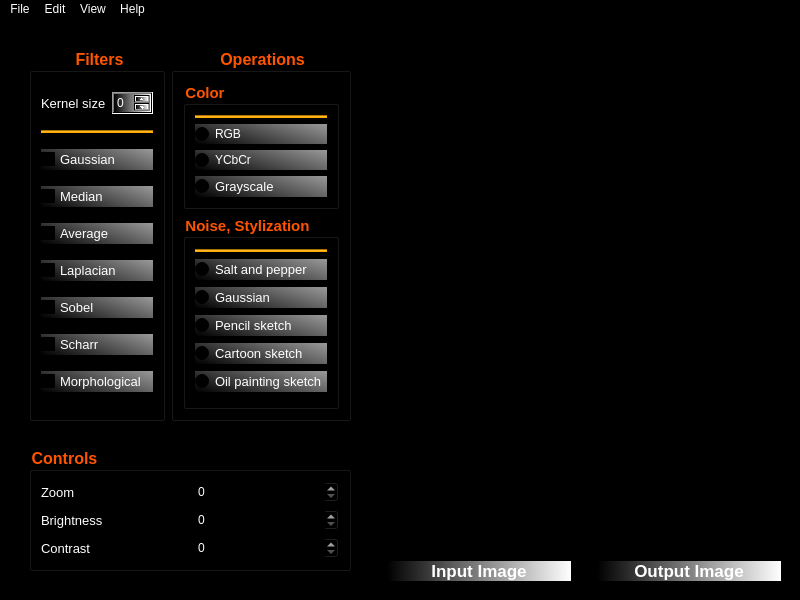
<?xml version="1.0" encoding="UTF-8"?>
<ui version="4.0">
 <class>MainWindow</class>
 <widget class="QMainWindow" name="MainWindow">
  <property name="geometry">
   <rect>
    <x>0</x>
    <y>0</y>
    <width>800</width>
    <height>600</height>
   </rect>
  </property>
  <property name="windowTitle">
   <string>MainWindow</string>
  </property>
  <property name="styleSheet">
   <string notr="true">background-color: rgb(0, 0, 0);
</string>
  </property>
  <widget class="QWidget" name="centralwidget">
   <layout class="QHBoxLayout" name="horizontalLayout">
    <item>
     <widget class="QFrame" name="frame_3">
      <property name="styleSheet">
       <string notr="true"/>
      </property>
      <property name="frameShape">
       <enum>QFrame::Panel</enum>
      </property>
      <property name="frameShadow">
       <enum>QFrame::Plain</enum>
      </property>
      <layout class="QVBoxLayout" name="verticalLayout">
       <item>
        <widget class="QFrame" name="frame_4">
         <property name="sizePolicy">
          <sizepolicy hsizetype="Preferred" vsizetype="MinimumExpanding">
           <horstretch>0</horstretch>
           <verstretch>0</verstretch>
          </sizepolicy>
         </property>
         <property name="styleSheet">
          <string notr="true"/>
         </property>
         <property name="frameShape">
          <enum>QFrame::StyledPanel</enum>
         </property>
         <property name="frameShadow">
          <enum>QFrame::Raised</enum>
         </property>
         <layout class="QHBoxLayout" name="horizontalLayout_2">
          <item>
           <widget class="QGroupBox" name="groupBox">
            <property name="font">
             <font>
              <pointsize>12</pointsize>
              <bold>true</bold>
             </font>
            </property>
            <property name="layoutDirection">
             <enum>Qt::LeftToRight</enum>
            </property>
            <property name="styleSheet">
             <string notr="true">color:rgb(255, 85, 0)</string>
            </property>
            <property name="title">
             <string>Filters</string>
            </property>
            <property name="alignment">
             <set>Qt::AlignCenter</set>
            </property>
            <layout class="QVBoxLayout" name="verticalLayout_3">
             <item>
              <layout class="QHBoxLayout" name="horizontalLayout_3">
               <item>
                <widget class="QLabel" name="label">
                 <property name="font">
                  <font>
                   <pointsize>10</pointsize>
                  </font>
                 </property>
                 <property name="styleSheet">
                  <string notr="true">color: rgb(255, 255, 255);
</string>
                 </property>
                 <property name="text">
                  <string>Kernel size</string>
                 </property>
                </widget>
               </item>
               <item>
                <widget class="QSpinBox" name="spinBox_KernelSize">
                 <property name="styleSheet">
                  <string notr="true">color: rgb(255, 255, 255);
background-color: qlineargradient(spread:pad, x1:0, y1:0, x2:1, y2:0, stop:0 rgba(0, 0, 0, 255), stop:1 rgba(255, 255, 255, 255));</string>
                 </property>
                </widget>
               </item>
              </layout>
             </item>
             <item>
              <widget class="Line" name="line_3">
               <property name="styleSheet">
                <string notr="true">background-color: rgb(255, 170, 0);</string>
               </property>
               <property name="orientation">
                <enum>Qt::Horizontal</enum>
               </property>
              </widget>
             </item>
             <item>
              <widget class="QCheckBox" name="checkBox_Gaussian">
               <property name="font">
                <font>
                 <pointsize>10</pointsize>
                </font>
               </property>
               <property name="styleSheet">
                <string notr="true">color: rgb(255, 255, 255);
background-color: qlineargradient( x1:0, y1:1, x2:2, y2:0);


</string>
               </property>
               <property name="text">
                <string>Gaussian</string>
               </property>
              </widget>
             </item>
             <item>
              <widget class="QCheckBox" name="checkBox_Median">
               <property name="font">
                <font>
                 <pointsize>10</pointsize>
                </font>
               </property>
               <property name="styleSheet">
                <string notr="true">color: rgb(255, 255, 255);
background-color: qlineargradient( x1:0, y1:1, x2:2, y2:0);</string>
               </property>
               <property name="text">
                <string>Median</string>
               </property>
              </widget>
             </item>
             <item>
              <widget class="QCheckBox" name="checkBox_Average">
               <property name="font">
                <font>
                 <pointsize>10</pointsize>
                </font>
               </property>
               <property name="styleSheet">
                <string notr="true">color: rgb(255, 255, 255);
background-color: qlineargradient( x1:0, y1:1, x2:2, y2:0);</string>
               </property>
               <property name="text">
                <string>Average</string>
               </property>
              </widget>
             </item>
             <item>
              <widget class="QCheckBox" name="checkBox_Laplacian">
               <property name="font">
                <font>
                 <pointsize>10</pointsize>
                </font>
               </property>
               <property name="styleSheet">
                <string notr="true">color: rgb(255, 255, 255);
background-color: qlineargradient( x1:0, y1:1, x2:2, y2:0);</string>
               </property>
               <property name="text">
                <string>Laplacian</string>
               </property>
              </widget>
             </item>
             <item>
              <widget class="QCheckBox" name="checkBox_Sobel">
               <property name="font">
                <font>
                 <pointsize>10</pointsize>
                </font>
               </property>
               <property name="styleSheet">
                <string notr="true">color: rgb(255, 255, 255);
background-color: qlineargradient( x1:0, y1:1, x2:2, y2:0);</string>
               </property>
               <property name="text">
                <string>Sobel</string>
               </property>
              </widget>
             </item>
             <item>
              <widget class="QCheckBox" name="checkBox_Scharr">
               <property name="font">
                <font>
                 <pointsize>10</pointsize>
                </font>
               </property>
               <property name="styleSheet">
                <string notr="true">color: rgb(255, 255, 255);
background-color: qlineargradient( x1:0, y1:1, x2:2, y2:0);</string>
               </property>
               <property name="text">
                <string>Scharr</string>
               </property>
              </widget>
             </item>
             <item>
              <widget class="QCheckBox" name="checkBox_Morphological">
               <property name="font">
                <font>
                 <pointsize>10</pointsize>
                </font>
               </property>
               <property name="styleSheet">
                <string notr="true">color: rgb(255, 255, 255);
background-color: qlineargradient( x1:0, y1:1, x2:2, y2:0);</string>
               </property>
               <property name="text">
                <string>Morphological</string>
               </property>
              </widget>
             </item>
            </layout>
           </widget>
          </item>
          <item>
           <widget class="QGroupBox" name="groupBox_2">
            <property name="font">
             <font>
              <pointsize>12</pointsize>
              <bold>true</bold>
             </font>
            </property>
            <property name="styleSheet">
             <string notr="true">color:rgb(255, 85, 0)</string>
            </property>
            <property name="title">
             <string>Operations</string>
            </property>
            <property name="alignment">
             <set>Qt::AlignCenter</set>
            </property>
            <layout class="QVBoxLayout" name="verticalLayout_2">
             <item>
              <widget class="QGroupBox" name="groupBox_3">
               <property name="font">
                <font>
                 <pointsize>11</pointsize>
                 <bold>true</bold>
                 <underline>false</underline>
                </font>
               </property>
               <property name="cursor">
                <cursorShape>ArrowCursor</cursorShape>
               </property>
               <property name="mouseTracking">
                <bool>false</bool>
               </property>
               <property name="focusPolicy">
                <enum>Qt::ClickFocus</enum>
               </property>
               <property name="title">
                <string>Color</string>
               </property>
               <layout class="QVBoxLayout" name="verticalLayout_4">
                <item>
                 <widget class="Line" name="line_2">
                  <property name="styleSheet">
                   <string notr="true">background-color: rgb(255, 170, 0);</string>
                  </property>
                  <property name="orientation">
                   <enum>Qt::Horizontal</enum>
                  </property>
                 </widget>
                </item>
                <item>
                 <widget class="QRadioButton" name="radioButton_RGB">
                  <property name="styleSheet">
                   <string notr="true">color: rgb(255, 255, 255);
background-color: qlineargradient( x1:0, y1:1, x2:2, y2:0);</string>
                  </property>
                  <property name="text">
                   <string>RGB</string>
                  </property>
                 </widget>
                </item>
                <item>
                 <widget class="QRadioButton" name="radioButton_YCbCr">
                  <property name="styleSheet">
                   <string notr="true">color: rgb(255, 255, 255);
background-color: qlineargradient( x1:0, y1:1, x2:2, y2:0);</string>
                  </property>
                  <property name="text">
                   <string>YCbCr</string>
                  </property>
                 </widget>
                </item>
                <item>
                 <widget class="QRadioButton" name="radioButton_Grayscale">
                  <property name="font">
                   <font>
                    <pointsize>10</pointsize>
                   </font>
                  </property>
                  <property name="styleSheet">
                   <string notr="true">color: rgb(255, 255, 255);
background-color: qlineargradient( x1:0, y1:1, x2:2, y2:0);</string>
                  </property>
                  <property name="text">
                   <string>Grayscale</string>
                  </property>
                 </widget>
                </item>
               </layout>
              </widget>
             </item>
             <item>
              <widget class="QGroupBox" name="groupBox_4">
               <property name="sizePolicy">
                <sizepolicy hsizetype="Preferred" vsizetype="Expanding">
                 <horstretch>0</horstretch>
                 <verstretch>0</verstretch>
                </sizepolicy>
               </property>
               <property name="font">
                <font>
                 <pointsize>11</pointsize>
                 <bold>true</bold>
                </font>
               </property>
               <property name="title">
                <string>Noise, Stylization</string>
               </property>
               <layout class="QVBoxLayout" name="verticalLayout_5">
                <item>
                 <widget class="Line" name="line">
                  <property name="styleSheet">
                   <string notr="true">background-color: rgb(255, 170, 0);</string>
                  </property>
                  <property name="orientation">
                   <enum>Qt::Horizontal</enum>
                  </property>
                 </widget>
                </item>
                <item>
                 <widget class="QRadioButton" name="radioButton_Salt">
                  <property name="font">
                   <font>
                    <pointsize>10</pointsize>
                   </font>
                  </property>
                  <property name="styleSheet">
                   <string notr="true">color: rgb(255, 255, 255);
background-color: qlineargradient( x1:0, y1:1, x2:2, y2:0);
</string>
                  </property>
                  <property name="text">
                   <string>Salt and pepper</string>
                  </property>
                 </widget>
                </item>
                <item>
                 <widget class="QRadioButton" name="radioButton_Gaussian">
                  <property name="font">
                   <font>
                    <pointsize>10</pointsize>
                   </font>
                  </property>
                  <property name="styleSheet">
                   <string notr="true">color: rgb(255, 255, 255);
background-color: qlineargradient( x1:0, y1:1, x2:2, y2:0);</string>
                  </property>
                  <property name="text">
                   <string>Gaussian</string>
                  </property>
                 </widget>
                </item>
                <item>
                 <widget class="QRadioButton" name="radioButton_Pencil">
                  <property name="font">
                   <font>
                    <pointsize>10</pointsize>
                   </font>
                  </property>
                  <property name="styleSheet">
                   <string notr="true">color: rgb(255, 255, 255);
background-color: qlineargradient( x1:0, y1:1, x2:2, y2:0);
</string>
                  </property>
                  <property name="text">
                   <string>Pencil sketch</string>
                  </property>
                 </widget>
                </item>
                <item>
                 <widget class="QRadioButton" name="radioButton_Cartoon">
                  <property name="font">
                   <font>
                    <pointsize>10</pointsize>
                   </font>
                  </property>
                  <property name="styleSheet">
                   <string notr="true">color: rgb(255, 255, 255);
background-color: qlineargradient( x1:0, y1:1, x2:2, y2:0);</string>
                  </property>
                  <property name="text">
                   <string>Cartoon sketch</string>
                  </property>
                 </widget>
                </item>
                <item>
                 <widget class="QRadioButton" name="radioButton_Oilpainting">
                  <property name="font">
                   <font>
                    <pointsize>10</pointsize>
                   </font>
                  </property>
                  <property name="styleSheet">
                   <string notr="true">color: rgb(255, 255, 255);
background-color: qlineargradient( x1:0, y1:1, x2:2, y2:0);</string>
                  </property>
                  <property name="text">
                   <string>Oil painting sketch</string>
                  </property>
                 </widget>
                </item>
               </layout>
              </widget>
             </item>
            </layout>
           </widget>
          </item>
         </layout>
        </widget>
       </item>
       <item>
        <widget class="QFrame" name="frame_5">
         <property name="frameShape">
          <enum>QFrame::StyledPanel</enum>
         </property>
         <property name="frameShadow">
          <enum>QFrame::Raised</enum>
         </property>
         <layout class="QGridLayout" name="gridLayout">
          <item row="0" column="0">
           <widget class="QGroupBox" name="groupBox_5">
            <property name="font">
             <font>
              <pointsize>12</pointsize>
              <bold>true</bold>
             </font>
            </property>
            <property name="styleSheet">
             <string notr="true">color: rgb(255, 85, 0);
</string>
            </property>
            <property name="title">
             <string>Controls</string>
            </property>
            <layout class="QVBoxLayout" name="verticalLayout_7">
             <item>
              <layout class="QHBoxLayout" name="horizontalLayout_4">
               <item>
                <widget class="QLabel" name="label_2">
                 <property name="font">
                  <font>
                   <pointsize>10</pointsize>
                  </font>
                 </property>
                 <property name="styleSheet">
                  <string notr="true">color: rgb(255, 255, 255);</string>
                 </property>
                 <property name="text">
                  <string>Zoom</string>
                 </property>
                </widget>
               </item>
               <item>
                <widget class="QSpinBox" name="spinBox_Zoom">
                 <property name="styleSheet">
                  <string notr="true">color: rgb(255, 255, 255);</string>
                 </property>
                </widget>
               </item>
              </layout>
             </item>
             <item>
              <layout class="QHBoxLayout" name="horizontalLayout_5">
               <item>
                <widget class="QLabel" name="label_3">
                 <property name="font">
                  <font>
                   <pointsize>10</pointsize>
                  </font>
                 </property>
                 <property name="styleSheet">
                  <string notr="true">color: rgb(255, 255, 255);</string>
                 </property>
                 <property name="text">
                  <string>Brightness</string>
                 </property>
                </widget>
               </item>
               <item>
                <widget class="QSpinBox" name="spinBox_Brightness">
                 <property name="styleSheet">
                  <string notr="true">color: rgb(255, 255, 255);</string>
                 </property>
                </widget>
               </item>
              </layout>
             </item>
             <item>
              <layout class="QHBoxLayout" name="horizontalLayout_6">
               <item>
                <widget class="QLabel" name="label_4">
                 <property name="font">
                  <font>
                   <pointsize>10</pointsize>
                  </font>
                 </property>
                 <property name="styleSheet">
                  <string notr="true">color: rgb(255, 255, 255);</string>
                 </property>
                 <property name="text">
                  <string>Contrast</string>
                 </property>
                </widget>
               </item>
               <item>
                <widget class="QSpinBox" name="spinBox_Contrast">
                 <property name="styleSheet">
                  <string notr="true">color: rgb(255, 255, 255);</string>
                 </property>
                </widget>
               </item>
              </layout>
             </item>
            </layout>
           </widget>
          </item>
         </layout>
        </widget>
       </item>
      </layout>
     </widget>
    </item>
    <item>
     <widget class="QFrame" name="frame_2">
      <property name="frameShape">
       <enum>QFrame::StyledPanel</enum>
      </property>
      <property name="frameShadow">
       <enum>QFrame::Plain</enum>
      </property>
      <layout class="QVBoxLayout" name="verticalLayout_6">
       <item>
        <widget class="QLabel" name="input_image">
         <property name="enabled">
          <bool>true</bool>
         </property>
         <property name="sizePolicy">
          <sizepolicy hsizetype="Preferred" vsizetype="MinimumExpanding">
           <horstretch>0</horstretch>
           <verstretch>0</verstretch>
          </sizepolicy>
         </property>
         <property name="minimumSize">
          <size>
           <width>0</width>
           <height>0</height>
          </size>
         </property>
         <property name="baseSize">
          <size>
           <width>0</width>
           <height>0</height>
          </size>
         </property>
         <property name="mouseTracking">
          <bool>false</bool>
         </property>
         <property name="focusPolicy">
          <enum>Qt::NoFocus</enum>
         </property>
         <property name="layoutDirection">
          <enum>Qt::LeftToRight</enum>
         </property>
         <property name="autoFillBackground">
          <bool>false</bool>
         </property>
         <property name="styleSheet">
          <string notr="true"/>
         </property>
         <property name="lineWidth">
          <number>1</number>
         </property>
         <property name="text">
          <string/>
         </property>
         <property name="scaledContents">
          <bool>true</bool>
         </property>
         <property name="alignment">
          <set>Qt::AlignCenter</set>
         </property>
         <property name="wordWrap">
          <bool>false</bool>
         </property>
         <property name="margin">
          <number>0</number>
         </property>
        </widget>
       </item>
       <item>
        <widget class="QLabel" name="label_6">
         <property name="font">
          <font>
           <pointsize>13</pointsize>
           <bold>true</bold>
          </font>
         </property>
         <property name="styleSheet">
          <string notr="true">color: rgb(255, 255, 255);
background-color: qlineargradient(spread:pad, x1:0, y1:0, x2:1, y2:0, stop:0 rgba(0, 0, 0, 255), stop:1 rgba(255, 255, 255, 255));</string>
         </property>
         <property name="text">
          <string>Input Image</string>
         </property>
         <property name="alignment">
          <set>Qt::AlignCenter</set>
         </property>
        </widget>
       </item>
      </layout>
     </widget>
    </item>
    <item>
     <widget class="QFrame" name="frame">
      <property name="frameShape">
       <enum>QFrame::StyledPanel</enum>
      </property>
      <property name="frameShadow">
       <enum>QFrame::Plain</enum>
      </property>
      <layout class="QVBoxLayout" name="verticalLayout_8">
       <item>
        <widget class="QLabel" name="output_image">
         <property name="sizePolicy">
          <sizepolicy hsizetype="Preferred" vsizetype="Expanding">
           <horstretch>0</horstretch>
           <verstretch>0</verstretch>
          </sizepolicy>
         </property>
         <property name="layoutDirection">
          <enum>Qt::LeftToRight</enum>
         </property>
         <property name="styleSheet">
          <string notr="true"/>
         </property>
         <property name="text">
          <string/>
         </property>
         <property name="scaledContents">
          <bool>true</bool>
         </property>
         <property name="alignment">
          <set>Qt::AlignCenter</set>
         </property>
        </widget>
       </item>
       <item>
        <widget class="QLabel" name="label_8">
         <property name="font">
          <font>
           <pointsize>13</pointsize>
           <bold>true</bold>
          </font>
         </property>
         <property name="styleSheet">
          <string notr="true">color: rgb(255, 255, 255);
background-color: qlineargradient(spread:pad, x1:0, y1:0, x2:1, y2:0, stop:0 rgba(0, 0, 0, 255), stop:1 rgba(255, 255, 255, 255));</string>
         </property>
         <property name="text">
          <string>Output Image</string>
         </property>
         <property name="alignment">
          <set>Qt::AlignCenter</set>
         </property>
        </widget>
       </item>
      </layout>
     </widget>
    </item>
   </layout>
  </widget>
  <widget class="QMenuBar" name="menubar">
   <property name="geometry">
    <rect>
     <x>0</x>
     <y>0</y>
     <width>800</width>
     <height>22</height>
    </rect>
   </property>
   <property name="styleSheet">
    <string notr="true">color: rgb(255, 255, 255);</string>
   </property>
   <widget class="QMenu" name="menuEdit">
    <property name="styleSheet">
     <string notr="true">background-color: rgb(255, 255, 255);
background-color: qlineargradient( x1:0, y1:1, x2:2, y2:0);</string>
    </property>
    <property name="title">
     <string>Edit</string>
    </property>
    <addaction name="actionUndo_Ctrl_Z"/>
    <addaction name="actionRedo_Ctrl_Y"/>
    <addaction name="separator"/>
    <addaction name="actionCut_Ctrl_X"/>
    <addaction name="actionCopy_Ctrl_C"/>
    <addaction name="actionPaste_Ctrl_V"/>
    <addaction name="separator"/>
    <addaction name="actionDelet"/>
   </widget>
   <widget class="QMenu" name="menuView">
    <property name="styleSheet">
     <string notr="true">background-color: rgb(255, 255, 255);
background-color: qlineargradient( x1:0, y1:1, x2:2, y2:0);</string>
    </property>
    <property name="title">
     <string>View</string>
    </property>
    <addaction name="actionZoom_In"/>
    <addaction name="actionZoom_Out"/>
    <addaction name="actionFit"/>
   </widget>
   <widget class="QMenu" name="menuHelp">
    <property name="styleSheet">
     <string notr="true">background-color: rgb(255, 255, 255);
background-color: qlineargradient( x1:0, y1:1, x2:2, y2:0);</string>
    </property>
    <property name="title">
     <string>Help</string>
    </property>
    <addaction name="actionAbout"/>
    <addaction name="separator"/>
   </widget>
   <widget class="QMenu" name="menuFile">
    <property name="title">
     <string>File</string>
    </property>
    <addaction name="actionNew"/>
    <addaction name="actionOpen"/>
    <addaction name="actionSave_Ctrl_S"/>
    <addaction name="actionSave_As_2"/>
    <addaction name="separator"/>
    <addaction name="actionPrint"/>
    <addaction name="separator"/>
    <addaction name="actionClose_Ctrl_F4"/>
    <addaction name="actionQuit"/>
   </widget>
   <addaction name="menuFile"/>
   <addaction name="menuEdit"/>
   <addaction name="menuView"/>
   <addaction name="menuHelp"/>
  </widget>
  <action name="actionNew_Ctrl_N">
   <property name="text">
    <string>New...                  Ctrl+N</string>
   </property>
  </action>
  <action name="actionOpen_Ctrl_O">
   <property name="text">
    <string>Open...                Ctrl+O</string>
   </property>
  </action>
  <action name="actionSave">
   <property name="text">
    <string>Save                     Ctrl+S</string>
   </property>
  </action>
  <action name="actionSave_As">
   <property name="text">
    <string>Save As...</string>
   </property>
  </action>
  <action name="actionPrint_Ctrl_P">
   <property name="text">
    <string>Print                     Ctrl+P</string>
   </property>
  </action>
  <action name="actionExit">
   <property name="text">
    <string>Quit</string>
   </property>
  </action>
  <action name="actionUndo_Ctrl_Z">
   <property name="text">
    <string>Undo              Ctrl+Z</string>
   </property>
  </action>
  <action name="actionRedo_Ctrl_Y">
   <property name="text">
    <string>Redo               Ctrl+Y</string>
   </property>
  </action>
  <action name="actionCut_Ctrl_X">
   <property name="text">
    <string>Cut                 Ctrl+X</string>
   </property>
  </action>
  <action name="actionCopy_Ctrl_C">
   <property name="text">
    <string>Copy              Ctrl+C</string>
   </property>
  </action>
  <action name="actionPaste_Ctrl_V">
   <property name="text">
    <string>Paste              Ctrl+V</string>
   </property>
  </action>
  <action name="actionDelet">
   <property name="text">
    <string>Delete</string>
   </property>
  </action>
  <action name="actionClose">
   <property name="text">
    <string>Close                    Ctrl+F4</string>
   </property>
  </action>
  <action name="actionZoom_In">
   <property name="text">
    <string>Zoom In</string>
   </property>
  </action>
  <action name="actionZoom_Out">
   <property name="text">
    <string>Zoom Out</string>
   </property>
  </action>
  <action name="actionFit">
   <property name="text">
    <string>Fit</string>
   </property>
  </action>
  <action name="actionAbout">
   <property name="text">
    <string>About </string>
   </property>
  </action>
  <action name="actionNew">
   <property name="text">
    <string>New...              Ctrl+N</string>
   </property>
   <property name="shortcut">
    <string>Ctrl+N</string>
   </property>
  </action>
  <action name="actionOpen">
   <property name="text">
    <string>Open...            Ctrl+O</string>
   </property>
   <property name="shortcut">
    <string>Ctrl+O</string>
   </property>
  </action>
  <action name="actionSave_Ctrl_S">
   <property name="text">
    <string>Save                 Ctrl+S</string>
   </property>
   <property name="shortcut">
    <string>Ctrl+S</string>
   </property>
  </action>
  <action name="actionSave_As_2">
   <property name="text">
    <string>Save As           </string>
   </property>
  </action>
  <action name="actionPrint">
   <property name="text">
    <string>Print                 Ctrl+P</string>
   </property>
   <property name="shortcut">
    <string>Ctrl+P</string>
   </property>
  </action>
  <action name="actionClose_Ctrl_F4">
   <property name="text">
    <string>Close               Ctrl+F4</string>
   </property>
   <property name="shortcut">
    <string>Ctrl+F4</string>
   </property>
  </action>
  <action name="actionQuit">
   <property name="text">
    <string>Quit</string>
   </property>
  </action>
 </widget>
 <resources/>
 <connections/>
</ui>
